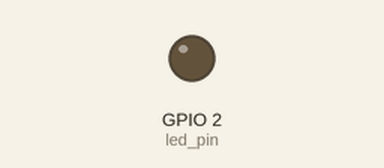
Simulated run of this sketch. Board: ESP32. Parts: output pins drawn as LEDs (lit = HIGH). What the sketch prints to the serial monitor is not drawn.

Above: at 2.5 s.
At 7.0 s:
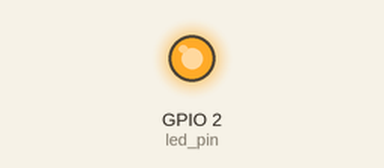
Timing chart, 0 to 11.7 s (numbered marks = the images above):
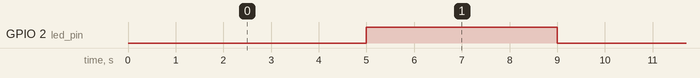

The sketch:

Blink_led.ino
```cpp
#define led_pin 2 // inbuilt led is connected to GPIO pin 2 of ESP32

void setup() {
 Serial.begin(115200);
 Serial.println("hello buddies, welcome 😁😁");
 pinMode(led_pin , OUTPUT); // outputs from microcontroller
}

void loop() {
 digitalWrite(led_pin , LOW); // Logic 0
 delay(5000) ; // delay can be changed 1000micro sec = 1 sec
 digitalWrite(led_pin , HIGH); // Logic 1
 delay(4000);
}
```

Measured:
- by itself, GPIO 2 (led_pin): alternates HIGH for 4.0 s and LOW for 5.0 s
